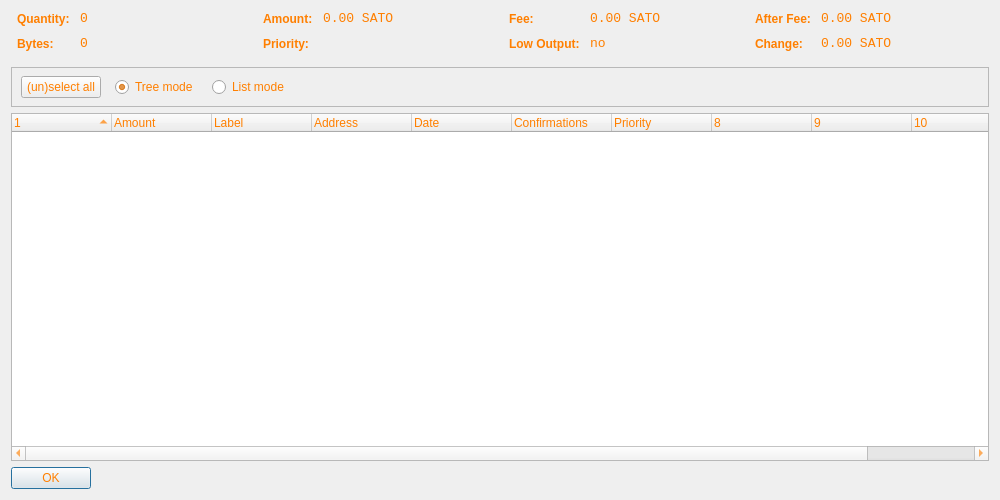
<?xml version="1.0" encoding="UTF-8"?>
<ui version="4.0">
 <class>CoinControlDialog</class>
 <widget class="QDialog" name="CoinControlDialog">
  <property name="geometry">
   <rect>
    <x>0</x>
    <y>0</y>
    <width>1000</width>
    <height>500</height>
   </rect>
  </property>
  <property name="windowTitle">
   <string>Coin Control</string>
  </property>
  <property name="styleSheet">
   <string notr="true">background-image: url(:/images/bkg2);
color: rgb(255, 127, 0);</string>
  </property>
  <layout class="QVBoxLayout" name="verticalLayout">
   <item>
    <layout class="QHBoxLayout" name="horizontalLayoutTop" stretch="0,0,0,0">
     <property name="topMargin">
      <number>0</number>
     </property>
     <property name="bottomMargin">
      <number>10</number>
     </property>
     <item>
      <layout class="QFormLayout" name="formLayoutCoinControl1">
       <property name="horizontalSpacing">
        <number>10</number>
       </property>
       <property name="verticalSpacing">
        <number>10</number>
       </property>
       <property name="leftMargin">
        <number>6</number>
       </property>
       <property name="rightMargin">
        <number>6</number>
       </property>
       <item row="0" column="0">
        <widget class="QLabel" name="labelCoinControlQuantityText">
         <property name="styleSheet">
          <string notr="true">font-weight:bold;</string>
         </property>
         <property name="text">
          <string>Quantity:</string>
         </property>
        </widget>
       </item>
       <item row="0" column="1">
        <widget class="QLabel" name="labelCoinControlQuantity">
         <property name="font">
          <font>
           <family>Monospace</family>
           <pointsize>10</pointsize>
          </font>
         </property>
         <property name="cursor">
          <cursorShape>IBeamCursor</cursorShape>
         </property>
         <property name="contextMenuPolicy">
          <enum>Qt::ActionsContextMenu</enum>
         </property>
         <property name="text">
          <string notr="true">0</string>
         </property>
         <property name="textInteractionFlags">
          <set>Qt::LinksAccessibleByMouse|Qt::TextSelectableByKeyboard|Qt::TextSelectableByMouse</set>
         </property>
        </widget>
       </item>
       <item row="1" column="0">
        <widget class="QLabel" name="labelCoinControlBytesText">
         <property name="styleSheet">
          <string notr="true">font-weight:bold;</string>
         </property>
         <property name="text">
          <string>Bytes:</string>
         </property>
        </widget>
       </item>
       <item row="1" column="1">
        <widget class="QLabel" name="labelCoinControlBytes">
         <property name="font">
          <font>
           <family>Monospace</family>
           <pointsize>10</pointsize>
          </font>
         </property>
         <property name="cursor">
          <cursorShape>IBeamCursor</cursorShape>
         </property>
         <property name="contextMenuPolicy">
          <enum>Qt::ActionsContextMenu</enum>
         </property>
         <property name="text">
          <string notr="true">0</string>
         </property>
         <property name="textInteractionFlags">
          <set>Qt::LinksAccessibleByMouse|Qt::TextSelectableByKeyboard|Qt::TextSelectableByMouse</set>
         </property>
        </widget>
       </item>
      </layout>
     </item>
     <item>
      <layout class="QFormLayout" name="formLayoutCoinControl2">
       <property name="horizontalSpacing">
        <number>10</number>
       </property>
       <property name="verticalSpacing">
        <number>10</number>
       </property>
       <property name="leftMargin">
        <number>6</number>
       </property>
       <property name="rightMargin">
        <number>6</number>
       </property>
       <item row="0" column="0">
        <widget class="QLabel" name="labelCoinControlAmountText">
         <property name="styleSheet">
          <string notr="true">font-weight:bold;</string>
         </property>
         <property name="text">
          <string>Amount:</string>
         </property>
        </widget>
       </item>
       <item row="0" column="1">
        <widget class="QLabel" name="labelCoinControlAmount">
         <property name="font">
          <font>
           <family>Monospace</family>
           <pointsize>10</pointsize>
          </font>
         </property>
         <property name="cursor">
          <cursorShape>IBeamCursor</cursorShape>
         </property>
         <property name="contextMenuPolicy">
          <enum>Qt::ActionsContextMenu</enum>
         </property>
         <property name="text">
          <string notr="true">0.00 SATO</string>
         </property>
         <property name="textInteractionFlags">
          <set>Qt::LinksAccessibleByMouse|Qt::TextSelectableByKeyboard|Qt::TextSelectableByMouse</set>
         </property>
        </widget>
       </item>
       <item row="1" column="0">
        <widget class="QLabel" name="labelCoinControlPriorityText">
         <property name="styleSheet">
          <string notr="true">font-weight:bold;</string>
         </property>
         <property name="text">
          <string>Priority:</string>
         </property>
        </widget>
       </item>
       <item row="1" column="1">
        <widget class="QLabel" name="labelCoinControlPriority">
         <property name="font">
          <font>
           <family>Monospace</family>
           <pointsize>10</pointsize>
          </font>
         </property>
         <property name="cursor">
          <cursorShape>IBeamCursor</cursorShape>
         </property>
         <property name="contextMenuPolicy">
          <enum>Qt::ActionsContextMenu</enum>
         </property>
         <property name="text">
          <string/>
         </property>
         <property name="textInteractionFlags">
          <set>Qt::LinksAccessibleByMouse|Qt::TextSelectableByKeyboard|Qt::TextSelectableByMouse</set>
         </property>
        </widget>
       </item>
      </layout>
     </item>
     <item>
      <layout class="QFormLayout" name="formLayoutCoinControl3">
       <property name="horizontalSpacing">
        <number>10</number>
       </property>
       <property name="verticalSpacing">
        <number>10</number>
       </property>
       <property name="leftMargin">
        <number>6</number>
       </property>
       <property name="rightMargin">
        <number>6</number>
       </property>
       <item row="0" column="0">
        <widget class="QLabel" name="labelCoinControlFeeText">
         <property name="styleSheet">
          <string notr="true">font-weight:bold;</string>
         </property>
         <property name="text">
          <string>Fee:</string>
         </property>
        </widget>
       </item>
       <item row="0" column="1">
        <widget class="QLabel" name="labelCoinControlFee">
         <property name="font">
          <font>
           <family>Monospace</family>
           <pointsize>10</pointsize>
          </font>
         </property>
         <property name="cursor">
          <cursorShape>IBeamCursor</cursorShape>
         </property>
         <property name="contextMenuPolicy">
          <enum>Qt::ActionsContextMenu</enum>
         </property>
         <property name="text">
          <string notr="true">0.00 SATO</string>
         </property>
         <property name="textInteractionFlags">
          <set>Qt::LinksAccessibleByMouse|Qt::TextSelectableByKeyboard|Qt::TextSelectableByMouse</set>
         </property>
        </widget>
       </item>
       <item row="1" column="0">
        <widget class="QLabel" name="labelCoinControlLowOutputText">
         <property name="enabled">
          <bool>false</bool>
         </property>
         <property name="styleSheet">
          <string notr="true">font-weight:bold;</string>
         </property>
         <property name="text">
          <string>Low Output:</string>
         </property>
        </widget>
       </item>
       <item row="1" column="1">
        <widget class="QLabel" name="labelCoinControlLowOutput">
         <property name="enabled">
          <bool>false</bool>
         </property>
         <property name="font">
          <font>
           <family>Monospace</family>
           <pointsize>10</pointsize>
          </font>
         </property>
         <property name="cursor">
          <cursorShape>IBeamCursor</cursorShape>
         </property>
         <property name="contextMenuPolicy">
          <enum>Qt::ActionsContextMenu</enum>
         </property>
         <property name="text">
          <string notr="true">no</string>
         </property>
         <property name="textInteractionFlags">
          <set>Qt::LinksAccessibleByMouse|Qt::TextSelectableByKeyboard|Qt::TextSelectableByMouse</set>
         </property>
        </widget>
       </item>
      </layout>
     </item>
     <item>
      <layout class="QFormLayout" name="formLayoutCoinControl4">
       <property name="horizontalSpacing">
        <number>10</number>
       </property>
       <property name="verticalSpacing">
        <number>10</number>
       </property>
       <property name="leftMargin">
        <number>6</number>
       </property>
       <property name="rightMargin">
        <number>6</number>
       </property>
       <item row="0" column="0">
        <widget class="QLabel" name="labelCoinControlAfterFeeText">
         <property name="styleSheet">
          <string notr="true">font-weight:bold;</string>
         </property>
         <property name="text">
          <string>After Fee:</string>
         </property>
        </widget>
       </item>
       <item row="0" column="1">
        <widget class="QLabel" name="labelCoinControlAfterFee">
         <property name="font">
          <font>
           <family>Monospace</family>
           <pointsize>10</pointsize>
          </font>
         </property>
         <property name="cursor">
          <cursorShape>IBeamCursor</cursorShape>
         </property>
         <property name="contextMenuPolicy">
          <enum>Qt::ActionsContextMenu</enum>
         </property>
         <property name="text">
          <string notr="true">0.00 SATO</string>
         </property>
         <property name="textInteractionFlags">
          <set>Qt::LinksAccessibleByMouse|Qt::TextSelectableByKeyboard|Qt::TextSelectableByMouse</set>
         </property>
        </widget>
       </item>
       <item row="1" column="0">
        <widget class="QLabel" name="labelCoinControlChangeText">
         <property name="enabled">
          <bool>false</bool>
         </property>
         <property name="styleSheet">
          <string notr="true">font-weight:bold;</string>
         </property>
         <property name="text">
          <string>Change:</string>
         </property>
        </widget>
       </item>
       <item row="1" column="1">
        <widget class="QLabel" name="labelCoinControlChange">
         <property name="enabled">
          <bool>false</bool>
         </property>
         <property name="font">
          <font>
           <family>Monospace</family>
           <pointsize>10</pointsize>
          </font>
         </property>
         <property name="cursor">
          <cursorShape>IBeamCursor</cursorShape>
         </property>
         <property name="contextMenuPolicy">
          <enum>Qt::ActionsContextMenu</enum>
         </property>
         <property name="text">
          <string notr="true">0.00 SATO</string>
         </property>
         <property name="textInteractionFlags">
          <set>Qt::LinksAccessibleByMouse|Qt::TextSelectableByKeyboard|Qt::TextSelectableByMouse</set>
         </property>
        </widget>
       </item>
      </layout>
     </item>
    </layout>
   </item>
   <item>
    <widget class="QFrame" name="frame">
     <property name="minimumSize">
      <size>
       <width>0</width>
       <height>40</height>
      </size>
     </property>
     <property name="frameShape">
      <enum>QFrame::StyledPanel</enum>
     </property>
     <property name="frameShadow">
      <enum>QFrame::Sunken</enum>
     </property>
     <widget class="QWidget" name="horizontalLayoutWidget">
      <property name="geometry">
       <rect>
        <x>10</x>
        <y>0</y>
        <width>781</width>
        <height>41</height>
       </rect>
      </property>
      <layout class="QHBoxLayout" name="horizontalLayoutPanel" stretch="0,0,0,0">
       <property name="spacing">
        <number>14</number>
       </property>
       <item>
        <widget class="QPushButton" name="pushButtonSelectAll">
         <property name="sizePolicy">
          <sizepolicy hsizetype="Maximum" vsizetype="Fixed">
           <horstretch>0</horstretch>
           <verstretch>0</verstretch>
          </sizepolicy>
         </property>
         <property name="text">
          <string>(un)select all</string>
         </property>
        </widget>
       </item>
       <item>
        <widget class="QRadioButton" name="radioTreeMode">
         <property name="sizePolicy">
          <sizepolicy hsizetype="Maximum" vsizetype="Fixed">
           <horstretch>0</horstretch>
           <verstretch>0</verstretch>
          </sizepolicy>
         </property>
         <property name="text">
          <string>Tree mode</string>
         </property>
         <property name="checked">
          <bool>true</bool>
         </property>
        </widget>
       </item>
       <item>
        <widget class="QRadioButton" name="radioListMode">
         <property name="sizePolicy">
          <sizepolicy hsizetype="Maximum" vsizetype="Fixed">
           <horstretch>0</horstretch>
           <verstretch>0</verstretch>
          </sizepolicy>
         </property>
         <property name="text">
          <string>List mode</string>
         </property>
        </widget>
       </item>
       <item>
        <spacer name="horizontalSpacer">
         <property name="orientation">
          <enum>Qt::Horizontal</enum>
         </property>
         <property name="sizeHint" stdset="0">
          <size>
           <width>40</width>
           <height>20</height>
          </size>
         </property>
        </spacer>
       </item>
      </layout>
     </widget>
    </widget>
   </item>
   <item>
    <widget class="CoinControlTreeWidget" name="treeWidget">
     <property name="contextMenuPolicy">
      <enum>Qt::CustomContextMenu</enum>
     </property>
     <property name="sortingEnabled">
      <bool>false</bool>
     </property>
     <property name="columnCount">
      <number>11</number>
     </property>
     <attribute name="headerShowSortIndicator" stdset="0">
      <bool>true</bool>
     </attribute>
     <attribute name="headerStretchLastSection">
      <bool>false</bool>
     </attribute>
     <column>
      <property name="text">
       <string/>
      </property>
     </column>
     <column>
      <property name="text">
       <string>Amount</string>
      </property>
     </column>
     <column>
      <property name="text">
       <string>Label</string>
      </property>
     </column>
     <column>
      <property name="text">
       <string>Address</string>
      </property>
     </column>
     <column>
      <property name="text">
       <string>Date</string>
      </property>
     </column>
     <column>
      <property name="text">
       <string>Confirmations</string>
      </property>
      <property name="toolTip">
       <string>Confirmed</string>
      </property>
     </column>
     <column>
      <property name="text">
       <string>Priority</string>
      </property>
     </column>
     <column>
      <property name="text">
       <string/>
      </property>
     </column>
     <column>
      <property name="text">
       <string/>
      </property>
     </column>
     <column>
      <property name="text">
       <string/>
      </property>
     </column>
     <column>
      <property name="text">
       <string/>
      </property>
     </column>
    </widget>
   </item>
   <item>
    <widget class="QDialogButtonBox" name="buttonBox">
     <property name="sizePolicy">
      <sizepolicy hsizetype="Maximum" vsizetype="Fixed">
       <horstretch>0</horstretch>
       <verstretch>0</verstretch>
      </sizepolicy>
     </property>
     <property name="orientation">
      <enum>Qt::Horizontal</enum>
     </property>
     <property name="standardButtons">
      <set>QDialogButtonBox::Ok</set>
     </property>
    </widget>
   </item>
  </layout>
 </widget>
 <customwidgets>
  <customwidget>
   <class>CoinControlTreeWidget</class>
   <extends>QTreeWidget</extends>
   <header>coincontroltreewidget.h</header>
  </customwidget>
 </customwidgets>
 <resources/>
 <connections/>
</ui>
